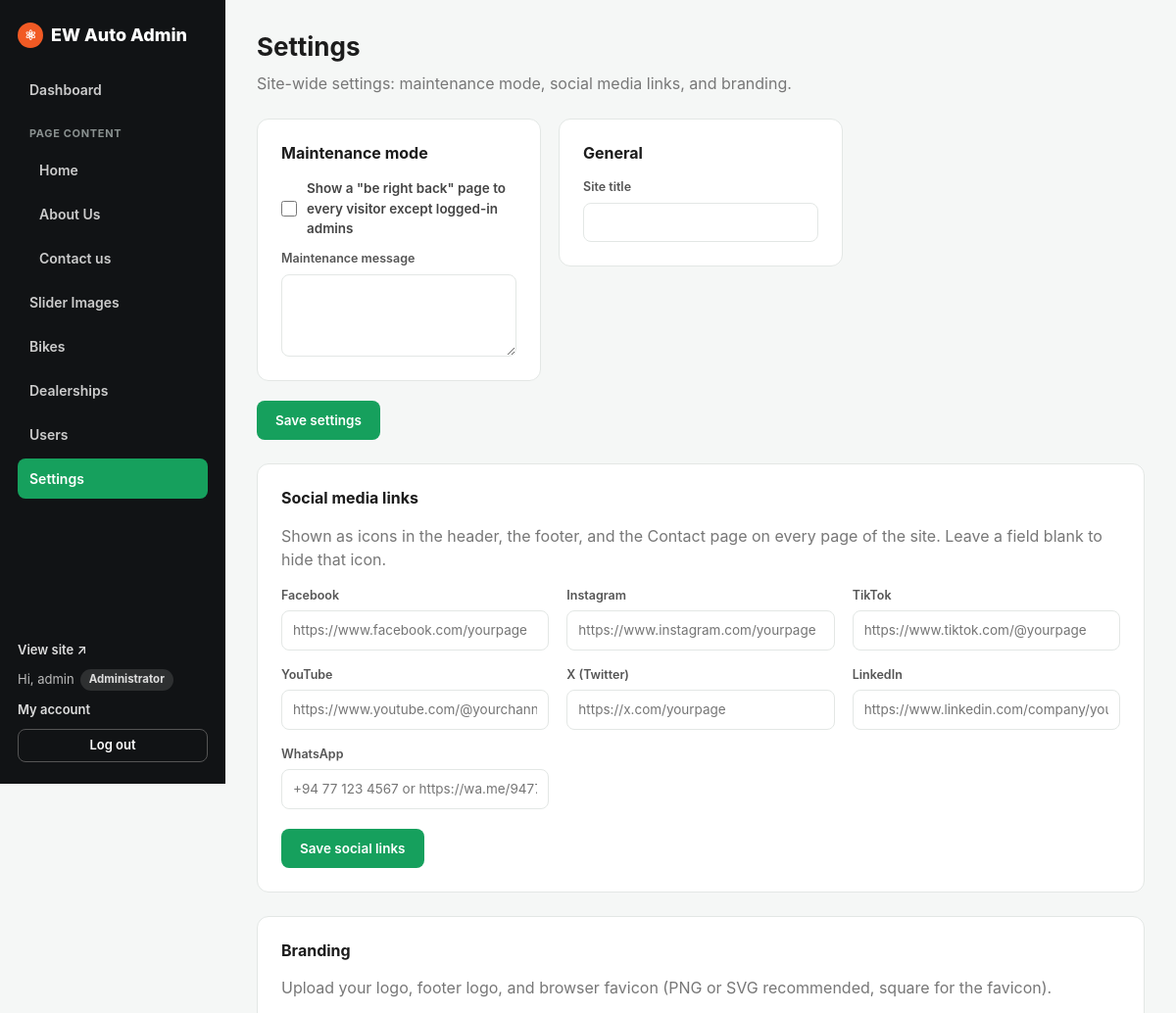
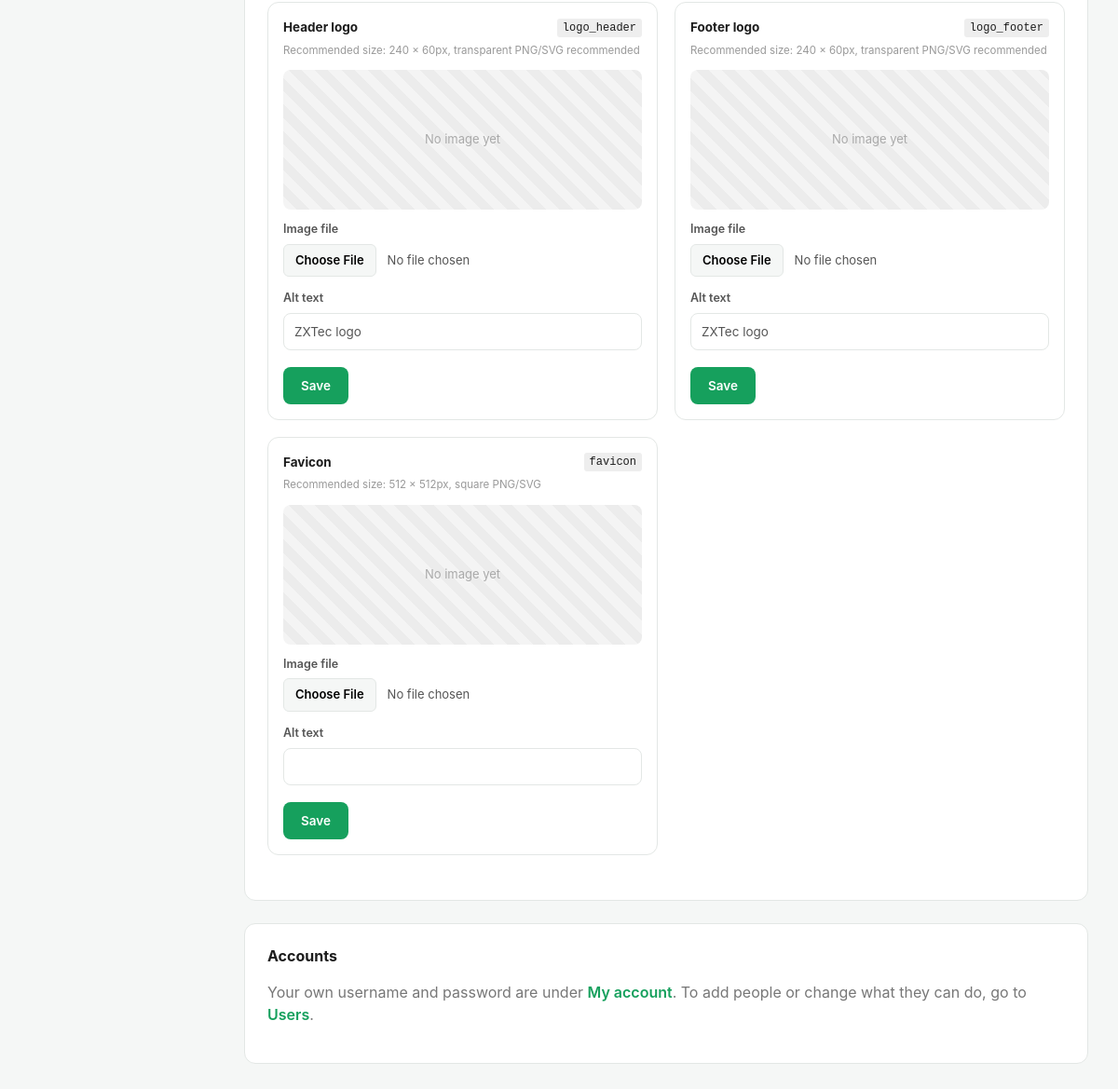
The app's page /admin/settings.php (signed in), older data (2 pictures, top to bottom).
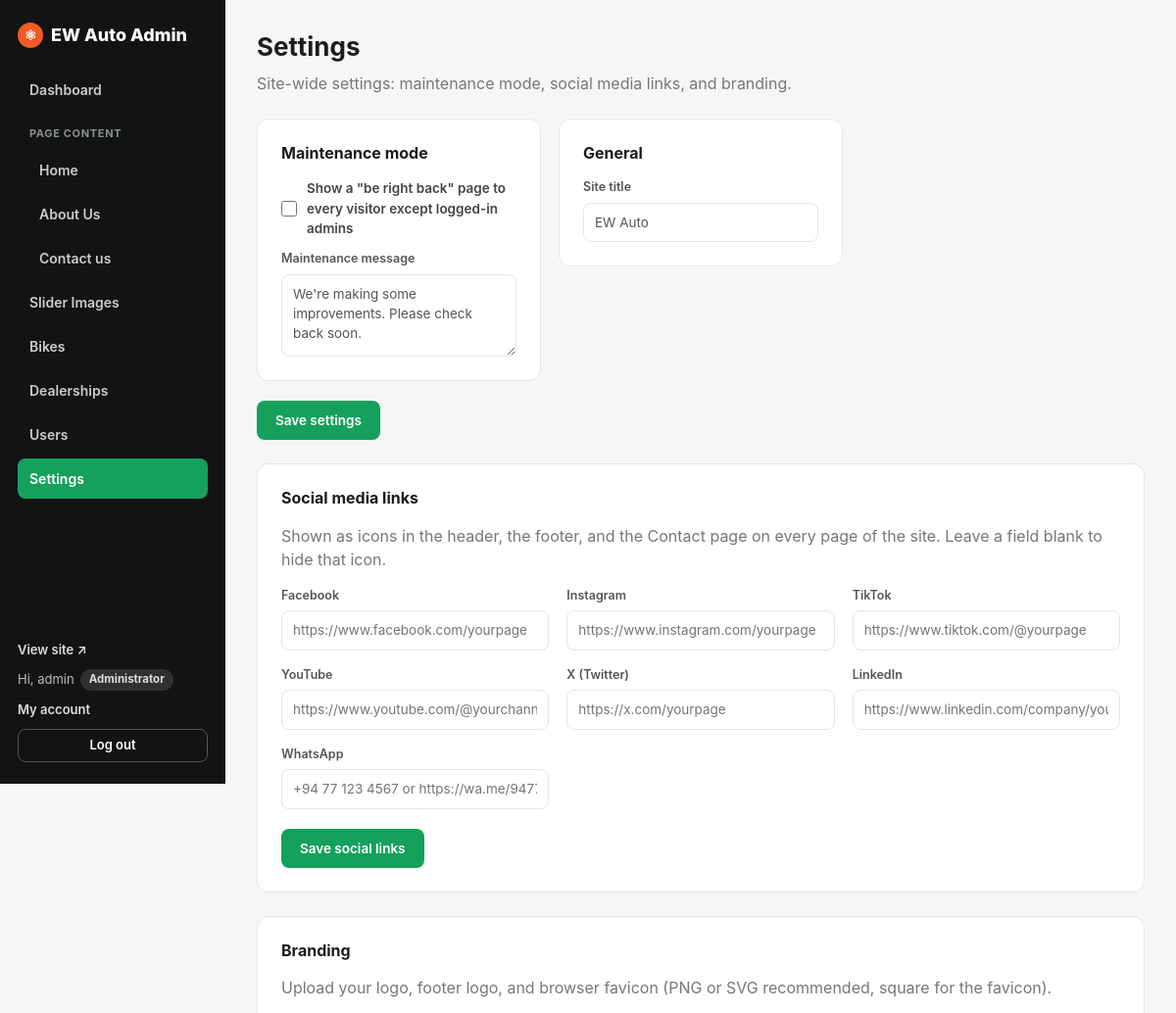
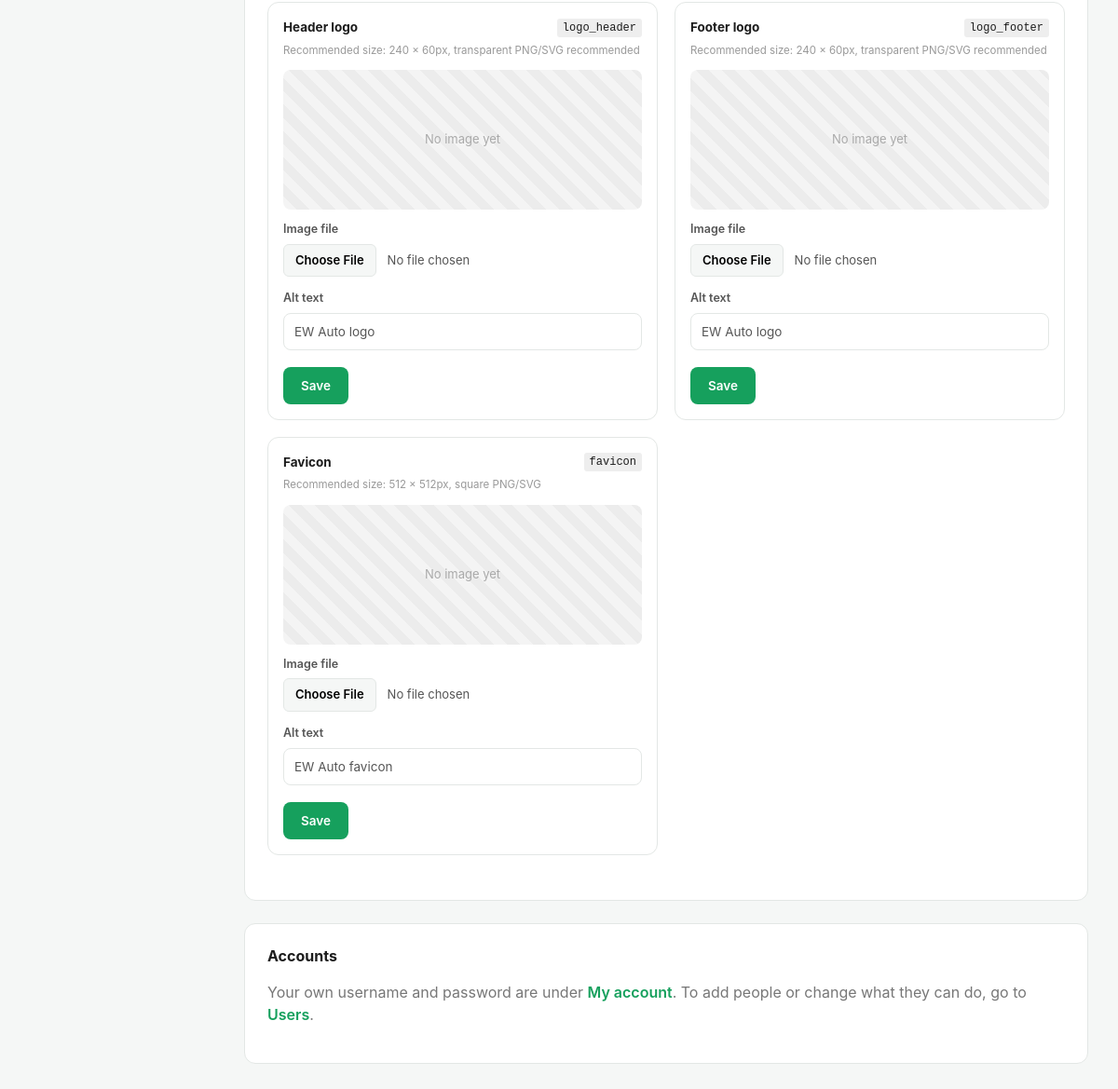
The same page, newer data (2 pictures, top to bottom).
### tables this page shows
CREATE TABLE IF NOT EXISTS images (
    id INT AUTO_INCREMENT PRIMARY KEY,
    slot VARCHAR(64) NOT NULL UNIQUE,    
    label VARCHAR(128) NOT NULL,         
    filename VARCHAR(255) DEFAULT NULL,  
    alt_text VARCHAR(255) DEFAULT '',
    updated_at TIMESTAMP DEFAULT CURRENT_TIMESTAMP ON UPDATE CURRENT_TIMESTAMP
);

### includes/db.php (called while the page is built, shortened)
<?php
function db(): PDO
{
    static $pdo = null;
    if ($pdo === null) {
        if (DB_SOCKET !== '') {
            $dsn = 'mysql:unix_socket=' . DB_SOCKET . ';dbname=' . DB_NAME . ';charset=utf8mb4';
        } else {
            $dsn = 'mysql:host=' . DB_HOST . ';port=' . DB_PORT . ';dbname=' . DB_NAME . ';charset=utf8mb4';
        }
        $pdo = new PDO($dsn, DB_USER, DB_PASS, [
            PDO::ATTR_ERRMODE            => PDO::ERRMODE_EXCEPTION,
            PDO::ATTR_DEFAULT_FETCH_MODE => PDO::FETCH_ASSOC,
            PDO::ATTR_EMULATE_PREPARES   => false,
        ]);
    }
    return $pdo;
}
function all_images(): array
{
    $rows = db()->query('SELECT * FROM images ORDER BY id')->fetchAll();
    $out = [];
    foreach ($rows as $r) {
        $out[$r['slot']] = $r;
    }
    return $out;
}
function e(?string $s): string
{
    return htmlspecialchars((string) $s, ENT_QUOTES, 'UTF-8');
}
function all_settings(): array
{
    $rows = db()->query('SELECT * FROM settings')->fetchAll();
    $out = [];
    foreach ($rows as $r) {
        $out[$r['setting_key']] = $r['setting_value'];
    }
    return $out;
}

### admin/auth.php (called while the page is built, shortened)
<?php
require_once __DIR__ . '/../includes/db.php';
function current_admin(bool $refresh = false): ?array
{
    static $user = false;
    if ($user !== false && !$refresh) {
        return $user;
    }
    $user = null;
    $id = (int) ($_SESSION['admin']['id'] ?? 0);
    if ($id > 0) {
        $stmt = db()->prepare('SELECT * FROM admins WHERE id = ? LIMIT 1');
        $stmt->execute([$id]);
        $row = $stmt->fetch();
        if ($row) {
            $user = [
                'id'       => (int) $row['id'],
                'username' => $row['username'],
                'role'     => isset(ROLES[$row['role'] ?? '']) ? $row['role'] : 'admin',
            ];
        } else {
            unset($_SESSION['admin']);
        }
    }
    return $user;
}
function can_access_page(string $file): bool
{
    $user = current_admin();
    if ($user['role'] === 'admin') {
        return true;
    }
    return in_array($file, ROLE_PAGES[$user['role']] ?? [], true);
}
function require_login(): void
{
    if (!current_admin()) {
        header('Location: login.php');
        exit;
    }
}

### admin/settings.php (the view, shortened to what this page needs)
<?php
require_once __DIR__ . '/layout.php';
$socialInput = [];
$settings = all_settings();
$images   = all_images();
admin_header('settings', 'Settings');
?>
<p class="admin-lead">Site-wide settings: maintenance mode, social media links, and branding.</p>
<form method="post" class="settings-form">
    <div class="card">
        <h3>Maintenance mode</h3>
        <label class="toggle-row">
            <input type="checkbox" name="maintenance_mode" value="1" <?= ($settings['maintenance_mode'] ?? '0') === '1' ? 'checked' : '' ?>>
            <span>Show a "be right back" page to every visitor except logged-in admins</span>
        </label>
        <label class="field">Maintenance message
            <textarea name="maintenance_message" rows="3"><?= e($settings['maintenance_message'] ?? '') ?></textarea>
        </label>
    </div>
    <div class="card">
        <h3>General</h3>
        <label class="field">Site title
            <input type="text" name="site_title" value="<?= e($settings['site_title'] ?? '') ?>">
        </label>
    </div>
    <button type="submit" class="btn-primary">Save settings</button>
</form>
<div class="card">
    <h3>Social media links</h3>
    <p class="admin-lead">Shown as icons in the header, the footer, and the Contact page on every page of the site. Leave a field blank to hide that icon.</p>
    <form method="post" class="settings-form">
        <?php foreach (social_platforms() as $key => $platform): ?>
            <label class="field"><?= e($platform['label']) ?>
                <input type="text" name="social_<?= e($key) ?>" inputmode="url"
                       value="<?= e($socialInput[$key] ?? ($settings['social_' . $key] ?? '')) ?>"
                       placeholder="<?= e($platform['placeholder']) ?>">
            </label>
        <?php endforeach; ?>
        <button type="submit" class="btn-primary">Save social links</button>
    </form>
</div>
<div class="card">
    <h3>Branding</h3>
    <p class="admin-lead">Upload your logo, footer logo, and browser favicon (PNG or SVG recommended, square for the favicon).</p>
    <div class="image-grid image-grid-compact">
        <?php foreach (BRAND_IMAGE_SLOTS as $slot => $slotMeta): $img = $images[$slot] ?? null; ?>
            <div class="image-card">
                <div class="image-card-head">
                    <h4><?= e($slotMeta['label']) ?></h4>
                    <code><?= e($slot) ?></code>
                </div>
                <p class="size-hint">Recommended size: <?= e($slotMeta['size']) ?></p>
                <div class="preview">
                    <?php if ($img && $img['filename']): ?>
                        <img src="<?= e(UPLOAD_URL . '/' . rawurlencode($img['filename'])) ?>" alt="<?= e($img['alt_text'] ?? '') ?>">
                    <?php else: ?>
                        <div class="preview-empty">No image yet</div>
                    <?php endif; ?>
                </div>
                <form method="post" enctype="multipart/form-data" class="image-form">
                    <label class="field">Image file
                        <input type="file" name="image" accept="image/*">
                    </label>
                    <label class="field">Alt text
                        <input type="text" name="alt_text" value="<?= e($img['alt_text'] ?? '') ?>">
                    </label>
                    <div class="image-actions">
                        <button type="submit" class="btn-primary">Save</button>
                    </div>
                </form>
            </div>
        <?php endforeach; ?>
    </div>
</div>
<div class="card">
    <h3>Accounts</h3>
    <p class="admin-lead">Your own username and password are under <a href="account.php" class="link">My account</a>. To add people or change what they can do, go to <a href="users.php" class="link">Users</a>.</p>
</div>
<?php
admin_footer();

### admin/layout.php (shortened to what this page needs)
<?php
require_once __DIR__ . '/auth.php';
require_login();
    ?>
    <?php
function admin_header(string $active, string $title, array $subnav = []): void
{
    ?>
<!DOCTYPE html>
<html lang="en">
<head>
<link rel="stylesheet" href="admin.css?v=<?= (int) (@filemtime(__DIR__ . '/admin.css') ?: 1) ?>">
</head>
<body>
<div class="admin-shell">
    <aside class="admin-side">
        <div class="admin-brand"><span class="brand-mark">&#9883;</span> EW Auto Admin</div>
        <nav class="admin-nav">
            <?php $lastGroup = null; foreach (ADMIN_NAV as $key => $item):
                $group = $item['group'] ?? null; ?>
                <?php if ($group !== null && $group !== $lastGroup): ?>
                    <span class="admin-nav-group"><?= e($group) ?></span>
                <?php endif; $lastGroup = $group; ?>
                <a href="<?= e($item['href']) ?>" class="<?= trim(($key === $active ? 'is-active ' : '') . ($group !== null ? 'is-sub' : '')) ?>"><?= e($item['label']) ?></a>
            <?php endforeach; ?>
        </nav>
        <div class="admin-side-foot">
            <a href="../" target="_blank" class="link">View site &nearr;</a>
            <span class="who">Hi, <?= e(current_admin()['username']) ?> <span class="role-tag"><?= e(ROLES[current_admin()['role']]) ?></span></span>
            <a href="account.php" class="link<?= $active === 'account' ? ' is-active' : '' ?>">My account</a>
            <a href="logout.php" class="btn-ghost">Log out</a>
        </div>
    </aside>
    <main class="admin-main">
        <h1><?= e($title) ?></h1>
    <?php
}
function admin_footer(): void
{
    ?>
    </main>
</div>
</body>
</html>
    <?php
}

Row changes from the older to the newer data that the page shows:
changed images (number 1 of 3 on the later page): alt_text "ZXTec logo" → "EW Auto logo"
changed images (number 2 of 3 on the later page): alt_text "ZXTec logo" → "EW Auto logo"
added images: alt_text "EW Auto favicon"
Text that changed along with them:
form field maintenance_message: (not shown) → "We're making some improvements. Please check back soon."
form field site_title: (not shown) → "EW Auto"
